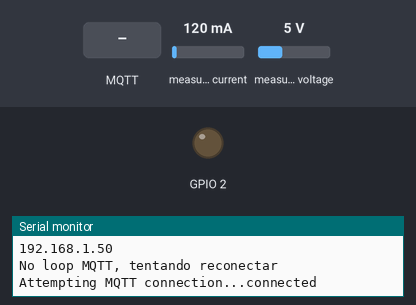
This sketch was run on a simulated ESP8266 (NodeMCU). On the bench: output pins drawn as LEDs (lit = HIGH), the last lines printed to the serial monitor. The test bench sets the inputs (shaded band); at power-on: measured current 120 mA, measured voltage 5 V. WiFi joins after 1.5 s; servers stay silent unless stated; random numbers use the default seed unless the sketch sets one; no MQTT or app messages arrive unless stated.

Above: at 2.7 s.
2.8 s: MQTT message "0" arrives on the first subscribed topic
At 3.4 s:
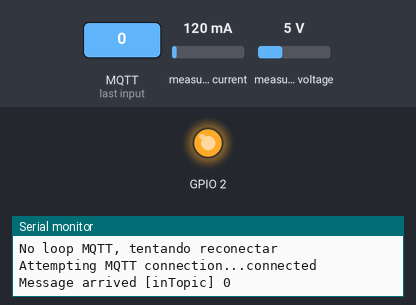
4.3 s: MQTT message "1" arrives on the first subscribed topic
At 4.6 s:
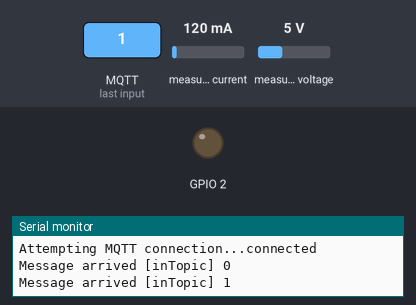
5.8 s: MQTT message "2" arrives on the first subscribed topic
At 6.9 s:
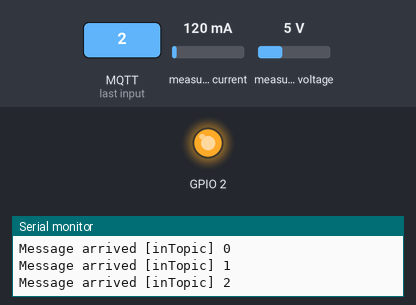
Timing chart, 0 to 8.8 s (numbered marks = the images above; inputs shaded):
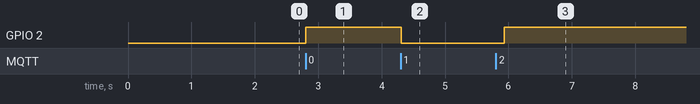

Measured:
- after the input at 2.8 s, GPIO 2: LOW → HIGH at once
- after the input at 4.3 s, GPIO 2: HIGH → LOW at once
- after the input at 5.8 s, GPIO 2: LOW → HIGH after 0.14 s

The sketch:

PowerMeter.ino
```cpp
#include <ESP8266WiFi.h>
#include <PubSubClient.h>
#include <Wire.h>
#include <Adafruit_INA219.h>

Adafruit_INA219 ina219;

float busvoltage = 0;  float current_mA = 0; float power_mW = 0;
char BusV[9]; char Current[9]; char Power[9];
float vMax = 0; float vMin = 20; float iMax = 0; float iMin = 999; float pMax = 0; float pMin = 9999;
char vMaxS[9]; char vMinS[9]; char iMaxS[9]; char iMinS[9]; char pMaxS[9]; char pMinS[9];

long startTime; long long currentTime; long long elapsedTime1 = 0; char elapsedTime2[100];

long long currentTimeAnt; int flag1 = 0; float consumoAcumuladoA = 0; float consumoAcumuladoP = 0; float deltaT = 0;
float auxConsumoA = 0; float auxConsumoP = 0; char consumoTotalA[25]; char consumoTotalP[25];

long timeFlag1 = -10000000; long timeFlag2 = -10000000;

float vAcumulado = 0; float iAcumulado = 0; float pAcumulado = 0; float contador = 0;
float vMedia = 0; float iMedia = 0; float pMedia = 0;


// Update these with values suitable for your network.

const char* ssid = "Your-Network";
const char* password = "Network-Pasword";
const char* mqtt_server = "MQTT-Broker-Address";


WiFiClient espClient;
PubSubClient client(espClient);
long lastMsg = 0;
char msg[50];
int value = 0;

void setup_wifi() {

  delay(10);
  // We start by connecting to a WiFi network
  Serial.println();
  Serial.print("Connecting to ");
  Serial.println(ssid);

  WiFi.begin(ssid, password);

  while (WiFi.status() != WL_CONNECTED) {
    delay(500);
    Serial.print(".");
  }

  randomSeed(micros());

  Serial.println("");
  Serial.println("WiFi connected");
  Serial.println("IP address: ");
  Serial.println(WiFi.localIP());
}

void callback(char* topic, byte* payload, unsigned int length) {
  Serial.print("Message arrived [");
  Serial.print(topic);
  Serial.print("] ");
  for (int i = 0; i < length; i++) {
    Serial.print((char)payload[i]);
  }
  Serial.println();

  // Switch on the LED if an 1 was received as first character
  if ((char)payload[0] == '1') {
    digitalWrite(BUILTIN_LED, LOW);   // Turn the LED on (Note that LOW is the voltage level
    // but actually the LED is on; this is because
    // it is active low on the ESP-01)
  } else {
    digitalWrite(BUILTIN_LED, HIGH);  // Turn the LED off by making the voltage HIGH
  }

}

void reconnect() {
  // Loop until we're reconnected
  while (!client.connected()) {
    Serial.print("Attempting MQTT connection...");
    // Create a random client ID
    String clientId = "ESP8266Client-";
    clientId += String(random(0xffff), HEX);
    // Attempt to connect
    if (client.connect(clientId.c_str())) {
      Serial.println("connected");
      // Once connected, publish an announcement...
      client.publish("outTopic", "hello world");
      // ... and resubscribe
      client.subscribe("inTopic");
    } else {
      Serial.print("failed, rc=");
      Serial.print(client.state());
      Serial.println(" try again in 5 seconds");
      // Wait 5 seconds before retrying
      delay(5000);
    }
  }
}
void battery(){

  busvoltage = ina219.getBusVoltage_V();
  current_mA = ina219.getCurrent_mA();
  power_mW = ina219.getPower_mW();

}

void batteryMaxMinCheck(){

  if(busvoltage > vMax) {vMax = busvoltage; dtostrf(vMax, 8, 2, vMaxS); client.publish("BatVmax", vMaxS);}
  if(current_mA > iMax) {iMax = current_mA; dtostrf(iMax, 8, 2, iMaxS); client.publish("BatImax", iMaxS);}
  if(power_mW > pMax)   {pMax = power_mW;   dtostrf(pMax, 8, 2, pMaxS); client.publish("BatPmax", pMaxS);}
  if(busvoltage < vMin) {vMin = busvoltage; dtostrf(vMin, 8, 2, vMinS); client.publish("BatVmin", vMinS);}
  if(current_mA < iMin) {iMin = current_mA; dtostrf(iMin, 8, 2, iMinS); client.publish("BatImin", iMinS);}
  if(power_mW < pMin)   {pMin = power_mW;   dtostrf(pMin, 8, 2, pMinS); client.publish("BatPmin", pMinS);}

}

void setup() {
  pinMode(BUILTIN_LED, OUTPUT);     // Initialize the BUILTIN_LED pin as an output
  Serial.begin(115200);
  setup_wifi();
  client.setServer(mqtt_server, 1883);
  client.setCallback(callback);

  uint32_t currentFrequency;
  ina219.begin();
  ina219.setCalibration_16V_400mA();

  startTime = millis();

}

void loop() {

//while(elapsedTime1 <= 900000){

//    if (!client.connected()) {
//      reconnect();
//    }
//    client.loop();

    if(WiFi.status() != WL_CONNECTED){
      while (WiFi.status() != WL_CONNECTED) {
        Serial.println("No loop WIFI, tentando reconectar");
        WiFi.begin(ssid, password);
        delay(1000);
      }
    }

    if (!client.connected()) {
      Serial.println("No loop MQTT, tentando reconectar");
      reconnect();
    }
    client.loop();

    currentTime = millis();
    elapsedTime1 = currentTime - startTime;

    battery();
    batteryMaxMinCheck();

    if (flag1 == 0){
        currentTimeAnt = currentTime;
        flag1 = 1;
    }

    if (flag1 == 1){

        deltaT = currentTime - currentTimeAnt; //Calculates time between each data aquisition
        deltaT = deltaT/(1000*60*60);          //Converts ms to h

        auxConsumoA = current_mA * deltaT;     //Multiplies the current reading with deltaT
        auxConsumoP = power_mW * deltaT;

        consumoAcumuladoA = consumoAcumuladoA + auxConsumoA; //Adds the new vlaue to the total
        consumoAcumuladoP = consumoAcumuladoP + auxConsumoP;

        currentTimeAnt = currentTime;
    }

    vAcumulado = vAcumulado + busvoltage;
    iAcumulado = iAcumulado + current_mA;
    pAcumulado = pAcumulado + power_mW;

    contador = contador + 1;

    if(contador >= 100){

      vMedia = vAcumulado/contador;
      iMedia = iAcumulado/contador;
      pMedia = pAcumulado/contador;

      dtostrf(vMedia, 8, 2, BusV);
      dtostrf(iMedia, 8, 2, Current);
      dtostrf(pMedia, 8, 2, Power);

      client.publish("BatV", BusV);
      client.publish("BatC", Current);
      client.publish("BatP", Power);

      dtostrf(elapsedTime1, 100, 0, elapsedTime2);
      client.publish("tempoB", elapsedTime2);

      dtostrf(consumoAcumuladoA, 25, 15, consumoTotalA);
      client.publish("ConsumoA", consumoTotalA);

      dtostrf(consumoAcumuladoP, 25, 15, consumoTotalP);
      client.publish("ConsumoP", consumoTotalP);

      vAcumulado = 0;
      iAcumulado = 0;
      pAcumulado = 0;
      contador = 0;

      delay(500);

    }
//  }
}
```
